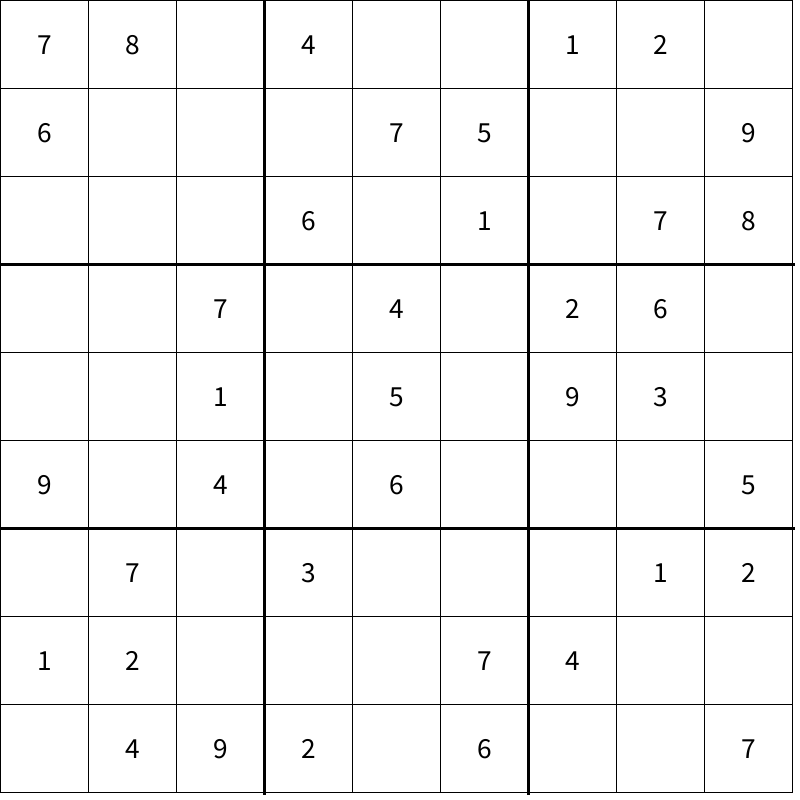
Frame 1 (no input)
Frame 60 (the mouse pressed at the canvas centre just before this capture): identical to frame 1, image omitted
Frame 120 (the mouse held since frame 60 and released just before this capture): identical to frame 1, image omitted

The Processing sketch that drew this single still picture (run headless with seeded random() and noise(); from frame 60 on, the mouse is pressed at the canvas centre):

// Processing sketch: SudokuSolver
// ── SudokuSolver.pde
//Sudoku Solver (non-recursive) by Caleb C Campbell
//March 30, 2022
//I wanted to create a different sudoku solving 'algorithm' compared to the rest. I did not want any recursion. I want to use PVectors to keep track of the previous location(s).
//I know this should and can be optimized. This was my first attempt.
//*********************************

//Declare global variables that are needed in the execution
int start;
int prevCoorX = -1;
int prevCoorY = -1;
int[] find = new int[2];

float boxSize;

boolean found;
boolean needsSolving = false;

ArrayList<PVector> prev = new ArrayList<PVector>();

int[][] sBoard = {
  {7, 8, 0, 4, 0, 0, 1, 2, 0},
  {6, 0, 0, 0, 7, 5, 0, 0, 9},
  {0, 0, 0, 6, 0, 1, 0, 7, 8},
  {0, 0, 7, 0, 4, 0, 2, 6, 0},
  {0, 0, 1, 0, 5, 0, 9, 3, 0},
  {9, 0, 4, 0, 6, 0, 0, 0, 5},
  {0, 7, 0, 3, 0, 0, 0, 1, 2},
  {1, 2, 0, 0, 0, 7, 4, 0, 0},
  {0, 4, 9, 2, 0, 6, 0, 0, 7}
};

int[][] blank = {
  {0, 0, 0, 0, 0, 0, 0, 0, 0},
  {0, 0, 0, 0, 0, 0, 0, 0, 0},
  {0, 0, 0, 0, 0, 0, 0, 0, 0},
  {0, 0, 0, 0, 0, 0, 0, 0, 0},
  {0, 0, 0, 0, 0, 0, 0, 0, 0},
  {0, 0, 0, 0, 0, 0, 0, 0, 0},
  {0, 0, 0, 0, 0, 0, 0, 0, 0},
  {0, 0, 0, 0, 0, 0, 0, 0, 0},
  {0, 0, 0, 0, 0, 0, 0, 0, 0}
};

Cell[][] sudokuBoard = new Cell[9][9];

void setup() {
  background(255);
  size(800, 800);
  stroke(0);
  boxSize = height / 9;
  for (int i = 0; i < sudokuBoard.length; i++) {
    for (int j = 0; j < sudokuBoard.length; j++) {
      sudokuBoard[j][i] = new Cell(i*boxSize, j*boxSize, sBoard[j][i], boxSize);
      if (sudokuBoard[j][i].getNum() != 0) {
        sudokuBoard[j][i].setOriginal(true);
      }
    }
  }
}

//if key 's' is pressed start the draw loop (start the solve)
void keyPressed() {

  if (key == 's') {
    prev.clear();

    needsSolving = true;
    fill(0, 0, 255);
  } else if (key == 'r') {
    prev.clear();
    needsSolving = false;
    background(255);
    for (int i = 0; i < sudokuBoard.length; i++) {
      for (int j = 0; j < sudokuBoard.length; j++) {
        if (!sudokuBoard[j][i].getOriginal()) {
          sudokuBoard[j][i].setNum(0);
          sudokuBoard[j][i].setColor(color(0));
          sBoard[j][i] = 0;
        }
      }
    }
    for (int i = 0; i < sudokuBoard.length; i++) {
      for (int j = 0; j < sudokuBoard.length; j++) {
        sudokuBoard[i][j].display();
      }
    }
  }
}

void draw() {


  //loop through the 2d array of Cells and display it on the canvas
  for (int i = 0; i < sudokuBoard.length; i++) {
    for (int j = 0; j < sudokuBoard.length; j++) {
      sudokuBoard[i][j].display();
    }
  }
  if (needsSolving) {


    //Checking if we are using a previous location. if not find an empty cell.
    if (prevCoorX == -1 && prevCoorY == -1) {

      //find empty cell
      find = findEmptyCell(sBoard);

      //if find returns null then the puzzle is solved
      if (find == null) {
        needsSolving = false;
        prev.clear();
      }
    } else {
      //if we are using a previous location then assign the values to the find array
      find[0] = prevCoorX;
      find[1] = prevCoorY;
    }
    //if find is NOT null continue solve
    if (find != null) {

      if (prevCoorX != -1) {

        //if this is a previous location start with the number of where we left off plus 1
        start = sBoard[find[0]][find[1]] + 1;
      } else {

        //if at new empty location start looking for valid number starting at 1 (beginning)
        start = 1;
      }
      //Look for a valid number at the location we are currently at in the 2d array.
      //If we find a valid number set the found variable to true and put that valid number in the array
      //Set the color to blue of the new number that is put into the puzzle. (visual purposes)
      for (int i = start; i < 10; i++) {
        found = false;
        if (isValid(sBoard, i, find) && start == 1) {

          found = true;
          sBoard[find[0]][find[1]] = i;
          sudokuBoard[find[0]][find[1]].setNum(i);
          sudokuBoard[find[0]][find[1]].setColor(color(0, 0, 255));
          prev.add(new PVector(find[0], find[1]));
          break;
        } else if (isValid(sBoard, i, find) && start > 1 && prevCoorX != -1) {
          found = true;
          sBoard[find[0]][find[1]] = i;
          sudokuBoard[find[0]][find[1]].setNum(i);
          sudokuBoard[find[0]][find[1]].setColor(color(0, 0, 255));

          prevCoorX = -1;
          prevCoorY = -1;
          prev.add(new PVector(find[0], find[1]));
          break;
        }
      }

      if (!found && prev.size() > 0) {

        prevCoorX = int(prev.get(prev.size()-1).x);
        prevCoorY= int(prev.get(prev.size()-1).y);
        sBoard[find[0]][find[1]] = 0;
        sudokuBoard[find[0]][find[1]].setNum(0);
        prev.remove(prev.size()-1);
      }
    }
  }
}


//Print the 2d array (for debugging if needed)
void print_board(int[][]board) {
  for (int i = 0; i < board.length; i++) {
    if ( i % 3 == 0 && i != 0) {
      println("- - - - - - - - - - - - - ");
    }

    for (int j = 0; j < board.length; j++) {
      if ( j % 3 == 0 && j != 0) {
        print(" | ");
      }

      if (j == 8) {
        println(board[i][j]);
      } else {
        print(str(board[i][j]) + " ");
      }
    }
  }
}



//Check the row, the column and the box if the given number is valid and can be placed at that location
boolean isValid(int[][] board, int numberToValidate, int[] position) {

  //Check row
  for (int i = 0; i < board[0].length; i++) {
    if (board[position[0]][i] == numberToValidate && position[1] != i) {
      return false;
    }
  }
  //Check column
  for (int j = 0; j < board.length; j++) {

    if (board[j][position[1]] == numberToValidate && position[0] != j) {
      return false;
    }
  }
  // Check box
  int box_x = (floor(position[1])/ 3);
  int box_y = (floor(position[0])/ 3);
  for (int i = box_y*3; i<box_y*3+3; i++) {
    for (int j = box_x*3; j<box_x*3+3; j++) {

      if (board[i][j] == numberToValidate && i != position[0] && j != position[1]) {
        return false;
      }
    }
  }
  return true;
}



//find empty cell in the 2d array (having a zero in the location means 'empty')
int[] findEmptyCell(int[][] board) {
  int[] temp = new int[2];
  for (int i = 0; i < board.length; i++) {

    for (int j = 0; j < board[0].length; j++) {
      if (board[i][j] == 0) {
        temp[0] = i;
        temp[1] = j;
        return temp;
      }
    }
  }
  return null;
}

// ── Cell.pde
//Cell class to keep track of each cell and its components

class Cell {
  float position_X; //X position
  float position_Y; //Y position
  int numberInside; //the current stored number
  float size; //how big the cell or box is going to be drawn
  color fill; //color of number
  boolean original; //if the number is an original number before the puzzle starts its solve
  
  //Constructor to set all variables
  Cell(float pX, float pY, int number, float size) {
    position_X = pX;
    position_Y = pY;
    numberInside = number;
    this.size = size;
    fill =color(0);
    original = false;
  }
  //Set the original variable
  void setOriginal(boolean original) {
    this.original = original;
  }

//Get original value
  boolean getOriginal() {
    return this.original;
  }
  //display cell on screen
  void display() {
    
    fill(255);
    rect(position_X, position_Y, size, size);
    fill(fill);
    textAlign(CENTER);
    textSize(size/3);
    
    if (numberInside > 0) {
      text(numberInside, (position_X + size) - size/2, (position_Y + size)-size/2 + 10);
    }
    
    fill(0);
    strokeWeight(3);
    line(0, size*3, height-7, size*3);
    line(0, size*6, height-7, size*6);
    line(size*3, 0, size*3, width-7);
    line(size*6, 0, size*6, width-7);
    strokeWeight(1);
    
  }
//Set number color
  void setColor(color c) {
    fill = c;
  }
  //Get X Position
  float getPosX() {
    return position_X;
  }
//Set X Position
  void setPosX(float pos) {
    position_X = pos;
  }
//Get Y Position
  float getPosY() {
    return position_Y;
  }
//Set Y Position
  void setPosY(float pos) {
    position_Y = pos;
  }
//Get stored number
  int getNum() {
    return numberInside;
  }
//Set stored number
  void setNum(int newNum) {
    numberInside = newNum;
  }
}
